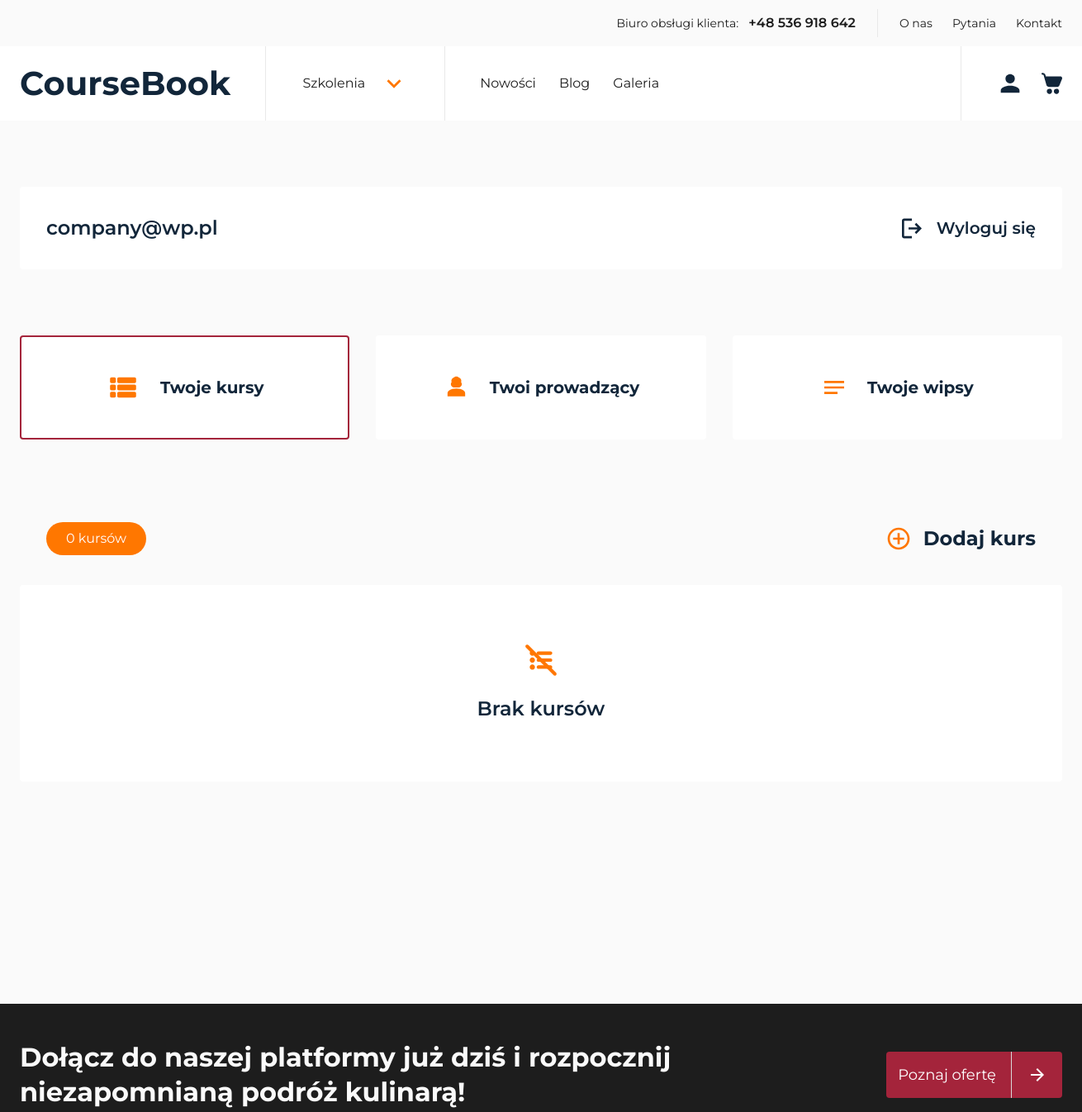
The app's page /account-courses (signed in, upper part), older data.
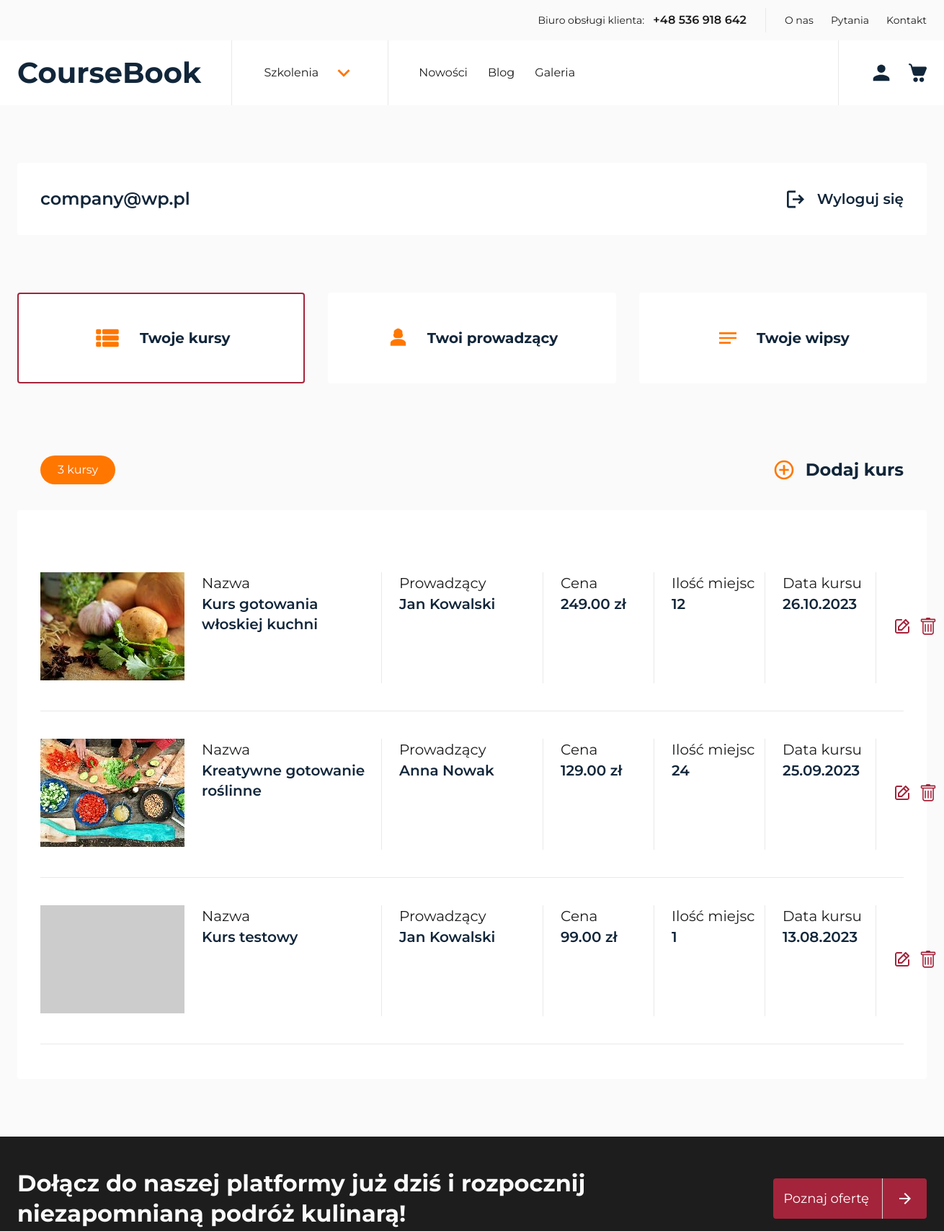
The same page, newer data.
### coursebookapp/models/course.py (models this page shows, shortened)
class Course(models.Model):
    instructor = models.ForeignKey(
        Instructor, on_delete=models.SET_NULL, null=True, blank=True
    )
    title = models.CharField(max_length=100)
    short_description = models.CharField(max_length=200)
    price = models.DecimalField(max_digits=8, decimal_places=2)
    province_choices = (
        ("dolnośląskie", "Dolnośląskie"),
        ("kujawsko-pomorskie", "Kujawsko-Pomorskie"),
        ("lubelskie", "Lubelskie"),
        ("lubuskie", "Lubuskie"),
        ("łódzkie", "Łódzkie"),
        ("małopolskie", "Małopolskie"),
        ("mazowieckie", "Mazowieckie"),
        ("opolskie", "Opolskie"),
        ("podkarpackie", "Podkarpackie"),
        ("podlaskie", "Podlaskie"),
        ("pomorskie", "Pomorskie"),
        ("śląskie", "Śląskie"),
        ("świętokrzyskie", "Świętokrzyskie"),
        ("warmińsko-mazurskie", "Warmińsko-Mazurskie"),
        ("wielkopolskie", "Wielkopolskie"),
        ("zachodniopomorskie", "Zachodniopomorskie"),
    )
    province = models.CharField(max_length=30, choices=province_choices)
    available = models.BooleanField(default=False)
    seats = models.PositiveIntegerField()
    date = models.DateField()
    time_start = models.TimeField()
    city = models.CharField(max_length=100)
    course_description = models.TextField()
    course_for = models.TextField()
    course_benefit = models.TextField()
    province_slug = models.SlugField(max_length=50, blank=True)
    slug = models.SlugField(max_length=200, unique=True, blank=True)

### coursebookapp/models/course_image.py (models this page shows, shortened)
class CourseImage(models.Model):
    course = models.ForeignKey(Course, on_delete=models.CASCADE)
    def get_upload_path(instance, filename):
        course_slug = slugify(instance.course.title)
        return f"course_images/{course_slug}/{filename}"
    image = models.ImageField(upload_to=get_upload_path)
    image_thumb = models.ImageField(upload_to=get_upload_path, blank=True)
    image_medium_thumb = models.ImageField(upload_to=get_upload_path, blank=True)

### coursebookapp/models/instructor.py (models this page shows, shortened)
class Instructor(models.Model):
    app_user = models.ForeignKey(
        AppUser, on_delete=models.CASCADE, related_name="instructors_created"
    )
    first_name = models.CharField(max_length=50)
    last_name = models.CharField(max_length=50)
    description = models.TextField()
    def get_upload_path(instance, filename):
        company_name_slug = slugify(instance.app_user.company_name)
        return f"instructors/{company_name_slug}/{filename}"
    photo = models.ImageField(upload_to=get_upload_path, blank=True)
    photo_thumb = models.ImageField(upload_to=get_upload_path, blank=True)
    @property
    def fullname(self):
        return f"{self.first_name} {self.last_name}"

### coursebookapp/views/account_courses_view.py (the view, shortened to what this page needs)
# urls.py: path("account-courses", views.AccountCoursesView.as_view(), name="account_courses"),
@method_decorator(login_required(login_url="login"), name="dispatch")
class AccountCoursesView(generics.ListCreateAPIView):
    serializer_class = CourseSerializer
    template_name = "pages/account-courses.html"
    def get(self, request, *args, **kwargs):
        user = request.user
        isMember = check_membership(user)
        instructors = Instructor.objects.filter(app_user=user)
        provinces = Course.province_choices
        courses = Course.objects.filter(instructor__app_user=user).order_by("-date")
        for course in courses:
            image = course.courseimage_set.first()
            course.image = image
        context = {
            "user": user,
            "isMember": isMember,
            "courses": courses,
            "provinces": provinces,
            "instructors": instructors,
        }
        return render(request, self.template_name, context)

### coursebookapp/helpers/check_membership.py (called while the page is built)
def check_membership(user):
    if user.is_authenticated:
        app_user = get_object_or_404(AppUser, id=user.id)
        return app_user.is_member(group_name="customer")
    return False

### coursebookapp/models/app_user.py (called while the page is built)
    def is_member(self, group_name):
        return self.groups.filter(name=group_name).exists()

### templates/pages/account-courses.html (shortened to what this page needs)
{% extends "layout/base.html" %} {% block styles %}
<link rel="stylesheet" href="{% static 'css/global.min.css' %}" />
<link rel="stylesheet" href="{% static 'css/account.min.css' %}" />
<link rel="stylesheet" href="{% static 'css/nice-select2.css' %}" />
{% endblock %} {% block content %}
<section class="user-bar">
  <div class="container">
    <div class="user-bar__inner">
      <div class="user-bar__user">{{user}}</div>
      <a href="{% url 'logout' %}" class="user-bar__logout">
        Wyloguj się
      </a>
    </div>
  </div>
</section>
{% include 'partials/account_panel.html' %} {%if isMember%}
<section class="list">
  <div class="container">
    <div class="list__inner">
      <h1>Brak kursów</h1>
    </div>
  </div>
</section>
{%else%}
<section class="list">
  <div class="container">
    <div class="list__panel">
      <div class="list__panel-counter">
        {% if courses|length == 1 %}
        <p>{{ courses|length }} kurs</p>
        {% elif courses|length > 1 and courses|length < 5 %}
        <p>{{ courses|length }} kursy</p>
        {% else %}
        <p>{{ courses|length }} kursów</p>
        {% endif %}
      </div>
      <div data-action="course" class="list__panel-add jsAccountAdd">
        Dodaj kurs
      </div>
    </div>
    <div class="list__inner">
      {% if courses %} {% for course in courses %}
      <div class="list__item">
        <div class="list__item-image">
          {% if course.image %}
          <img
            loading="lazy"
            width="200"
            height="150"
            src="{{ course.image.image_thumb.url }}"
            alt="{{ course.title }}"
          />
          {%else%}
          <img
            loading="lazy"
            width="200"
            height="150"
            src=" https://placehold.co/200x150?text={{course.title}}"
            alt=""
          />
          {% endif %}
        </div>
        <div class="list__item-box">
          <p class="list__box-title">Nazwa</p>
          <p class="list__box-name">{{course.title}}</p>
        </div>
        <div class="list__item-box">
          <p class="list__box-title">Prowadzący</p>
          <p class="list__box-name">{{course.instructor.fullname}}</p>
        </div>
        <div class="list__item-box">
          <p class="list__box-title">Cena</p>
          <p class="list__box-name">{{course.price}}&nbsp;zł</p>
        </div>
        <div class="list__item-box">
          <p class="list__box-title">Ilość miejsc</p>
          <p class="list__box-name">{{course.seats}}</p>
        </div>
        <div class="list__item-box">
          <p class="list__box-title">Data kursu</p>
          <p class="list__box-name">{{ course.date|date:"d.m.Y" }}</p>
        </div>
        <div class="list__item-controls">
          <a class="list__item-edit" href="#">
          </a>
          <form
            method="POST"
            action="{% url 'delete_course' course.id %}"
            class=""
          >
            <button class="list__item-edit" type="submit">
            </button>
          </form>
        </div>
      </div>
      {% endfor %} {% else %}
      <div class="list__empty">
        <p class="list__empty-name">Brak kursów</p>
      </div>
      {% endif %}
    </div>
  </div>
</section>
{%endif%} {% endblock %}

Row changes from the older to the newer data that the page shows:
added Course: image.image_thumb (picture), title "Kurs gotowania włoskiej kuchni", instructor.fullname "Jan Kowalski", price "249.00", seats "12", date "26.10.2023"
added Course: image.image_thumb (picture), title "Kreatywne gotowanie roślinne", instructor.fullname "Anna Nowak", price "129.00", seats "24", date "25.09.2023"
added Course: title "Kurs testowy", instructor.fullname "Jan Kowalski", price "99.00", seats "1", date "13.08.2023"
Text that changed along with them:
{{ courses|length }}: (not shown) → "3"
{{ courses|length }}: "0" → (not shown)
text no longer shown: "kursów Brak kursów"
text now shown: "kursy"
